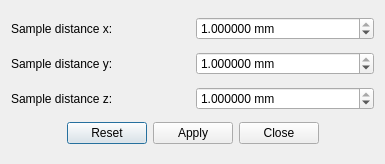
<?xml version="1.0" encoding="UTF-8"?>
<ui version="4.0">
 <class>DimensionDialog</class>
 <widget class="QDialog" name="DimensionDialog">
  <property name="geometry">
   <rect>
    <x>0</x>
    <y>0</y>
    <width>385</width>
    <height>164</height>
   </rect>
  </property>
  <property name="windowTitle">
   <string>Sample Distances</string>
  </property>
  <layout class="QVBoxLayout" name="verticalLayout">
   <item>
    <layout class="QHBoxLayout" name="distXLayout">
     <item>
      <widget class="QLabel" name="distXLabel">
       <property name="text">
        <string>Sample distance x:</string>
       </property>
      </widget>
     </item>
     <item>
      <widget class="QDoubleSpinBox" name="distXBox">
       <property name="prefix">
        <string/>
       </property>
       <property name="suffix">
        <string> mm</string>
       </property>
       <property name="decimals">
        <number>6</number>
       </property>
       <property name="maximum">
        <double>1.000000000000000</double>
       </property>
       <property name="singleStep">
        <double>0.100000000000000</double>
       </property>
       <property name="value">
        <double>1.000000000000000</double>
       </property>
      </widget>
     </item>
    </layout>
   </item>
   <item>
    <layout class="QHBoxLayout" name="distYLayout">
     <item>
      <widget class="QLabel" name="distYLabel">
       <property name="text">
        <string>Sample distance y:</string>
       </property>
      </widget>
     </item>
     <item>
      <widget class="QDoubleSpinBox" name="distYBox">
       <property name="suffix">
        <string> mm</string>
       </property>
       <property name="decimals">
        <number>6</number>
       </property>
       <property name="maximum">
        <double>1.000000000000000</double>
       </property>
       <property name="singleStep">
        <double>0.100000000000000</double>
       </property>
       <property name="value">
        <double>1.000000000000000</double>
       </property>
      </widget>
     </item>
    </layout>
   </item>
   <item>
    <layout class="QHBoxLayout" name="distZLayout">
     <item>
      <widget class="QLabel" name="distZLabel">
       <property name="text">
        <string>Sample distance z:</string>
       </property>
      </widget>
     </item>
     <item>
      <widget class="QDoubleSpinBox" name="distZBox">
       <property name="suffix">
        <string> mm</string>
       </property>
       <property name="decimals">
        <number>6</number>
       </property>
       <property name="maximum">
        <double>1.000000000000000</double>
       </property>
       <property name="singleStep">
        <double>0.100000000000000</double>
       </property>
       <property name="value">
        <double>1.000000000000000</double>
       </property>
      </widget>
     </item>
    </layout>
   </item>
   <item>
    <layout class="QHBoxLayout" name="buttonLayout">
     <item>
      <spacer name="leftSpacer">
       <property name="orientation">
        <enum>Qt::Horizontal</enum>
       </property>
       <property name="sizeHint" stdset="0">
        <size>
         <width>40</width>
         <height>20</height>
        </size>
       </property>
      </spacer>
     </item>
     <item>
      <widget class="QPushButton" name="resetButton">
       <property name="text">
        <string>Reset</string>
       </property>
      </widget>
     </item>
     <item>
      <widget class="QPushButton" name="applyButton">
       <property name="text">
        <string>Apply</string>
       </property>
      </widget>
     </item>
     <item>
      <widget class="QPushButton" name="closeButton">
       <property name="text">
        <string>Close</string>
       </property>
      </widget>
     </item>
     <item>
      <spacer name="rightSpacer">
       <property name="orientation">
        <enum>Qt::Horizontal</enum>
       </property>
       <property name="sizeHint" stdset="0">
        <size>
         <width>40</width>
         <height>20</height>
        </size>
       </property>
      </spacer>
     </item>
    </layout>
   </item>
  </layout>
 </widget>
 <resources/>
 <connections>
  <connection>
   <sender>closeButton</sender>
   <signal>clicked()</signal>
   <receiver>DimensionDialog</receiver>
   <slot>close()</slot>
   <hints>
    <hint type="sourcelabel">
     <x>254</x>
     <y>141</y>
    </hint>
    <hint type="destinationlabel">
     <x>192</x>
     <y>81</y>
    </hint>
   </hints>
  </connection>
 </connections>
</ui>
